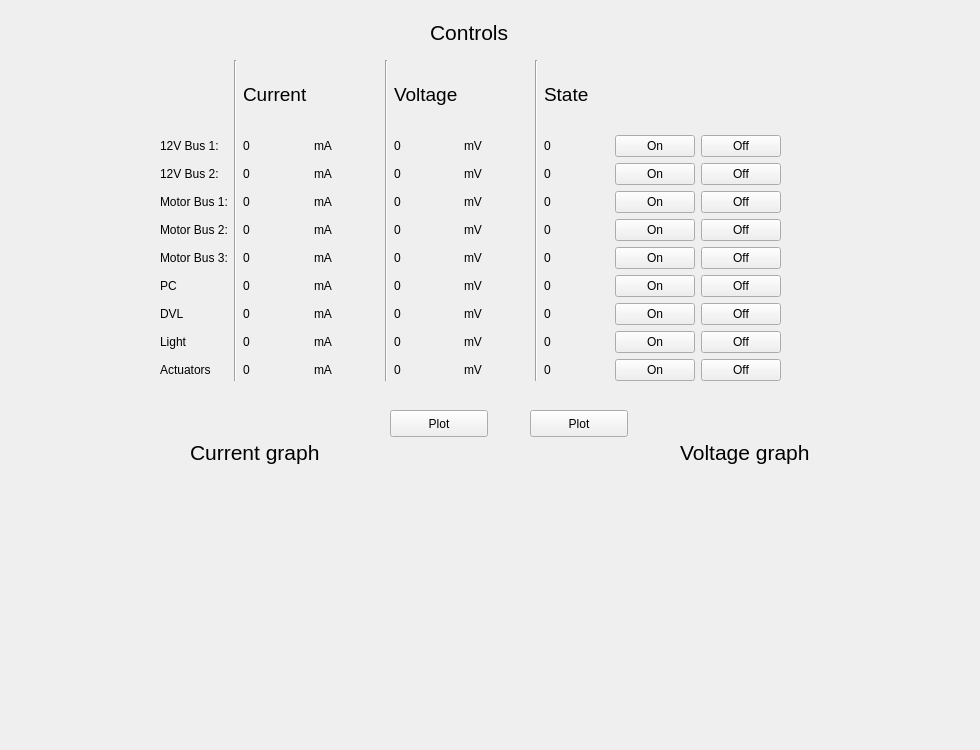
         <widget class="QWidget" name="power_supply">
          <attribute name="title">
           <string>Power Supply</string>
          </attribute>
          <widget class="QWidget" name="gridLayoutWidget_5">
           <property name="geometry">
            <rect>
             <x>160</x>
             <y>60</y>
             <width>621</width>
             <height>321</height>
            </rect>
           </property>
           <layout class="QGridLayout" name="gridLayout_2">
            <item row="8" column="2">
             <widget class="QLabel" name="label_Psu_Light_Cur">
              <property name="text">
               <string>0</string>
              </property>
             </widget>
            </item>
            <item row="9" column="10">
             <widget class="QPushButton" name="pushButton_psu_Off_Act">
              <property name="text">
               <string>Off</string>
              </property>
             </widget>
            </item>
            <item row="9" column="2">
             <widget class="QLabel" name="label_Psu_Act_Cur">
              <property name="text">
               <string>0</string>
              </property>
             </widget>
            </item>
            <item row="2" column="2">
             <widget class="QLabel" name="label_Psu_12V_Cur_2">
              <property name="text">
               <string>0</string>
              </property>
             </widget>
            </item>
            <item row="1" column="2">
             <widget class="QLabel" name="label_Psu_12V_Cur_1">
              <property name="text">
               <string>0</string>
              </property>
             </widget>
            </item>
            <item row="6" column="2">
             <widget class="QLabel" name="label_Psu_PC_Cur">
              <property name="text">
               <string>0</string>
              </property>
             </widget>
            </item>
            <item row="8" column="3">
             <widget class="QLabel" name="label_48">
              <property name="text">
               <string>mA</string>
              </property>
             </widget>
            </item>
            <item row="4" column="0">
             <widget class="QLabel" name="label_60">
              <property name="text">
               <string>Motor Bus 2:</string>
              </property>
             </widget>
            </item>
            <item row="3" column="2">
             <widget class="QLabel" name="label_Psu_Motor_Cur_1">
              <property name="text">
               <string>0</string>
              </property>
             </widget>
            </item>
            <item row="7" column="2">
             <widget class="QLabel" name="label_Psu_Dvl_Cur">
              <property name="text">
               <string>0</string>
              </property>
             </widget>
            </item>
            <item row="7" column="5">
             <widget class="QLabel" name="label_Psu_Dvl_Vol">
              <property name="text">
               <string>0</string>
              </property>
             </widget>
            </item>
            <item row="2" column="5">
             <widget class="QLabel" name="label_Psu_12V_Vol_2">
              <property name="text">
               <string>0</string>
              </property>
             </widget>
            </item>
            <item row="6" column="5">
             <widget class="QLabel" name="label_Psu_Pc_Vol">
              <property name="text">
               <string>0</string>
              </property>
             </widget>
            </item>
            <item row="6" column="0">
             <widget class="QLabel" name="label_39">
              <property name="text">
               <string>PC</string>
              </property>
             </widget>
            </item>
            <item row="1" column="9">
             <widget class="QPushButton" name="pushButton_psu_On_12V_1">
              <property name="text">
               <string>On</string>
              </property>
             </widget>
            </item>
            <item row="0" column="1" rowspan="10">
             <widget class="Line" name="line_10">
              <property name="orientation">
               <enum>Qt::Vertical</enum>
              </property>
             </widget>
            </item>
            <item row="3" column="0">
             <widget class="QLabel" name="label_38">
              <property name="text">
               <string>Motor Bus 1:</string>
              </property>
             </widget>
            </item>
            <item row="1" column="8">
             <widget class="QLabel" name="label_Psu_12V_State_1">
              <property name="text">
               <string>0</string>
              </property>
             </widget>
            </item>
            <item row="0" column="5">
             <widget class="QLabel" name="label_44">
              <property name="font">
               <font>
                <pointsize>14</pointsize>
               </font>
              </property>
              <property name="text">
               <string>Voltage</string>
              </property>
             </widget>
            </item>
            <item row="2" column="9">
             <widget class="QPushButton" name="pushButton_psu_On_12V_2">
              <property name="text">
               <string>On</string>
              </property>
             </widget>
            </item>
            <item row="7" column="9">
             <widget class="QPushButton" name="pushButton_psu_On_Dvl">
              <property name="text">
               <string>On</string>
              </property>
             </widget>
            </item>
            <item row="6" column="10">
             <widget class="QPushButton" name="pushButton_psu_Off_Pc">
              <property name="text">
               <string>Off</string>
              </property>
             </widget>
            </item>
            <item row="2" column="3">
             <widget class="QLabel" name="label_47">
              <property name="text">
               <string>mA</string>
              </property>
             </widget>
            </item>
            <item row="9" column="0">
             <widget class="QLabel" name="label_42">
              <property name="text">
               <string>Actuators</string>
              </property>
             </widget>
            </item>
            <item row="0" column="8">
             <widget class="QLabel" name="label_45">
              <property name="font">
               <font>
                <pointsize>14</pointsize>
               </font>
              </property>
              <property name="text">
               <string>State</string>
              </property>
             </widget>
            </item>
            <item row="7" column="0">
             <widget class="QLabel" name="label_40">
              <property name="text">
               <string>DVL</string>
              </property>
             </widget>
            </item>
            <item row="2" column="0">
             <widget class="QLabel" name="label_37">
              <property name="text">
               <string>12V Bus 2:</string>
              </property>
             </widget>
            </item>
            <item row="3" column="9">
             <widget class="QPushButton" name="pushButton_psu_On_Motor_1">
              <property name="text">
               <string>On</string>
              </property>
             </widget>
            </item>
            <item row="1" column="3">
             <widget class="QLabel" name="label_46">
              <property name="text">
               <string>mA</string>
              </property>
             </widget>
            </item>
            <item row="7" column="8">
             <widget class="QLabel" name="label_Psu_Dvl_State">
              <property name="text">
               <string>0</string>
              </property>
             </widget>
            </item>
            <item row="2" column="8">
             <widget class="QLabel" name="label_Psu_12V_State_2">
              <property name="text">
               <string>0</string>
              </property>
             </widget>
            </item>
            <item row="3" column="3">
             <widget class="QLabel" name="label_51">
              <property name="text">
               <string>mA</string>
              </property>
             </widget>
            </item>
            <item row="7" column="3">
             <widget class="QLabel" name="label_49">
              <property name="text">
               <string>mA</string>
              </property>
             </widget>
            </item>
            <item row="1" column="6">
             <widget class="QLabel" name="label_53">
              <property name="text">
               <string>mV</string>
              </property>
             </widget>
            </item>
            <item row="0" column="4" rowspan="10">
             <widget class="Line" name="line_11">
              <property name="orientation">
               <enum>Qt::Vertical</enum>
              </property>
             </widget>
            </item>
            <item row="0" column="2">
             <widget class="QLabel" name="label_43">
              <property name="font">
               <font>
                <pointsize>14</pointsize>
               </font>
              </property>
              <property name="text">
               <string>Current</string>
              </property>
             </widget>
            </item>
            <item row="8" column="8">
             <widget class="QLabel" name="label_Psu_Light_State">
              <property name="text">
               <string>0</string>
              </property>
             </widget>
            </item>
            <item row="1" column="5">
             <widget class="QLabel" name="label_Psu_12V_Vol_1">
              <property name="text">
               <string>0</string>
              </property>
             </widget>
            </item>
            <item row="7" column="6">
             <widget class="QLabel" name="label_55">
              <property name="text">
               <string>mV</string>
              </property>
             </widget>
            </item>
            <item row="2" column="6">
             <widget class="QLabel" name="label_59">
              <property name="text">
               <string>mV</string>
              </property>
             </widget>
            </item>
            <item row="6" column="6">
             <widget class="QLabel" name="label_58">
              <property name="text">
               <string>mV</string>
              </property>
             </widget>
            </item>
            <item row="8" column="0">
             <widget class="QLabel" name="label_41">
              <property name="text">
               <string>Light</string>
              </property>
             </widget>
            </item>
            <item row="3" column="8">
             <widget class="QLabel" name="label_Psu_Motor_State_1">
              <property name="text">
               <string>0</string>
              </property>
             </widget>
            </item>
            <item row="1" column="0">
             <widget class="QLabel" name="label_36">
              <property name="text">
               <string>12V Bus 1:</string>
              </property>
             </widget>
            </item>
            <item row="3" column="10">
             <widget class="QPushButton" name="pushButton_psu_Off_Motor_1">
              <property name="text">
               <string>Off</string>
              </property>
             </widget>
            </item>
            <item row="7" column="10">
             <widget class="QPushButton" name="pushButton_psu_Off_Dvl">
              <property name="text">
               <string>Off</string>
              </property>
             </widget>
            </item>
            <item row="9" column="8">
             <widget class="QLabel" name="label_Psu_Act_State">
              <property name="text">
               <string>0</string>
              </property>
             </widget>
            </item>
            <item row="3" column="5">
             <widget class="QLabel" name="label_Psu_Motor_Vol_1">
              <property name="text">
               <string>0</string>
              </property>
             </widget>
            </item>
            <item row="9" column="3">
             <widget class="QLabel" name="label_52">
              <property name="text">
               <string>mA</string>
              </property>
             </widget>
            </item>
            <item row="6" column="3">
             <widget class="QLabel" name="label_50">
              <property name="text">
               <string>mA</string>
              </property>
             </widget>
            </item>
            <item row="1" column="10">
             <widget class="QPushButton" name="pushButton_psu_Off_12V_1">
              <property name="text">
               <string>Off</string>
              </property>
             </widget>
            </item>
            <item row="6" column="8">
             <widget class="QLabel" name="label_Psu_Pc_State">
              <property name="text">
               <string>0</string>
              </property>
             </widget>
            </item>
            <item row="8" column="6">
             <widget class="QLabel" name="label_54">
              <property name="text">
               <string>mV</string>
              </property>
             </widget>
            </item>
            <item row="8" column="5">
             <widget class="QLabel" name="label_Psu_light_Vol">
              <property name="text">
               <string>0</string>
              </property>
             </widget>
            </item>
            <item row="8" column="9">
             <widget class="QPushButton" name="pushButton_psu_On_Light">
              <property name="text">
               <string>On</string>
              </property>
             </widget>
            </item>
            <item row="3" column="6">
             <widget class="QLabel" name="label_57">
              <property name="text">
               <string>mV</string>
              </property>
             </widget>
            </item>
            <item row="9" column="5">
             <widget class="QLabel" name="label_Psu_Act_Vol">
              <property name="text">
               <string>0</string>
              </property>
             </widget>
            </item>
            <item row="9" column="9">
             <widget class="QPushButton" name="pushButton_psu_On_Act">
              <property name="text">
               <string>On</string>
              </property>
             </widget>
            </item>
            <item row="8" column="10">
             <widget class="QPushButton" name="pushButton_psu_Off_Light">
              <property name="text">
               <string>Off</string>
              </property>
             </widget>
            </item>
            <item row="0" column="7" rowspan="10">
             <widget class="Line" name="line_12">
              <property name="orientation">
               <enum>Qt::Vertical</enum>
              </property>
             </widget>
            </item>
            <item row="9" column="6">
             <widget class="QLabel" name="label_56">
              <property name="text">
               <string>mV</string>
              </property>
             </widget>
            </item>
            <item row="6" column="9">
             <widget class="QPushButton" name="pushButton_psu_On_Pc">
              <property name="text">
               <string>On</string>
              </property>
             </widget>
            </item>
            <item row="2" column="10">
             <widget class="QPushButton" name="pushButton_psu_Off_12V_2">
              <property name="text">
               <string>Off</string>
              </property>
             </widget>
            </item>
            <item row="5" column="0">
             <widget class="QLabel" name="label_61">
              <property name="text">
               <string>Motor Bus 3:</string>
              </property>
             </widget>
            </item>
            <item row="4" column="3">
             <widget class="QLabel" name="label_64">
              <property name="text">
               <string>mA</string>
              </property>
             </widget>
            </item>
            <item row="5" column="3">
             <widget class="QLabel" name="label_63">
              <property name="text">
               <string>mA</string>
              </property>
             </widget>
            </item>
            <item row="4" column="6">
             <widget class="QLabel" name="label_65">
              <property name="text">
               <string>mV</string>
              </property>
             </widget>
            </item>
            <item row="5" column="6">
             <widget class="QLabel" name="label_62">
              <property name="text">
               <string>mV</string>
              </property>
             </widget>
            </item>
            <item row="4" column="9">
             <widget class="QPushButton" name="pushButton_psu_On_Motor_2">
              <property name="text">
               <string>On</string>
              </property>
             </widget>
            </item>
            <item row="5" column="9">
             <widget class="QPushButton" name="pushButton_psu_On_Motor_3">
              <property name="text">
               <string>On</string>
              </property>
             </widget>
            </item>
            <item row="4" column="10">
             <widget class="QPushButton" name="pushButton_psu_Off_Motor_2">
              <property name="text">
               <string>Off</string>
              </property>
             </widget>
            </item>
            <item row="5" column="10">
             <widget class="QPushButton" name="pushButton_psu_Off_Motor_3">
              <property name="text">
               <string>Off</string>
              </property>
             </widget>
            </item>
            <item row="4" column="2">
             <widget class="QLabel" name="label_Psu_Motor_Cur_2">
              <property name="text">
               <string>0</string>
              </property>
             </widget>
            </item>
            <item row="5" column="2">
             <widget class="QLabel" name="label_Psu_Motor_Cur_3">
              <property name="text">
               <string>0</string>
              </property>
             </widget>
            </item>
            <item row="4" column="5">
             <widget class="QLabel" name="label_Psu_Motor_Vol_2">
              <property name="text">
               <string>0</string>
              </property>
             </widget>
            </item>
            <item row="5" column="5">
             <widget class="QLabel" name="label_Psu_Motor_Vol_3">
              <property name="text">
               <string>0</string>
              </property>
             </widget>
            </item>
            <item row="4" column="8">
             <widget class="QLabel" name="label_Psu_Motor_State_2">
              <property name="text">
               <string>0</string>
              </property>
             </widget>
            </item>
            <item row="5" column="8">
             <widget class="QLabel" name="label_Psu_Motor_State_3">
              <property name="text">
               <string>0</string>
              </property>
             </widget>
            </item>
           </layout>
          </widget>
          <widget class="QwtPlot" name="qwtPlot_Psu_Current">
           <property name="geometry">
            <rect>
             <x>20</x>
             <y>470</y>
             <width>451</width>
             <height>271</height>
            </rect>
           </property>
          </widget>
          <widget class="QwtPlot" name="qwtPlot_Psu_Voltage">
           <property name="geometry">
            <rect>
             <x>520</x>
             <y>470</y>
             <width>451</width>
             <height>271</height>
            </rect>
           </property>
          </widget>
          <widget class="QLabel" name="label_67">
           <property name="geometry">
            <rect>
             <x>430</x>
             <y>20</y>
             <width>245</width>
             <height>25</height>
            </rect>
           </property>
           <property name="font">
            <font>
             <pointsize>16</pointsize>
            </font>
           </property>
           <property name="text">
            <string>Controls</string>
           </property>
          </widget>
          <widget class="QLabel" name="label_69">
           <property name="geometry">
            <rect>
             <x>190</x>
             <y>440</y>
             <width>245</width>
             <height>25</height>
            </rect>
           </property>
           <property name="font">
            <font>
             <pointsize>16</pointsize>
            </font>
           </property>
           <property name="text">
            <string>Current graph</string>
           </property>
          </widget>
          <widget class="QLabel" name="label_70">
           <property name="geometry">
            <rect>
             <x>680</x>
             <y>440</y>
             <width>245</width>
             <height>25</height>
            </rect>
           </property>
           <property name="font">
            <font>
             <pointsize>16</pointsize>
            </font>
           </property>
           <property name="text">
            <string>Voltage graph</string>
           </property>
          </widget>
          <widget class="QPushButton" name="pushButton_Plot_Current">
           <property name="geometry">
            <rect>
             <x>390</x>
             <y>410</y>
             <width>98</width>
             <height>27</height>
            </rect>
           </property>
           <property name="text">
            <string>Plot</string>
           </property>
          </widget>
          <widget class="QPushButton" name="pushButton_Plot_Voltage">
           <property name="geometry">
            <rect>
             <x>530</x>
             <y>410</y>
             <width>98</width>
             <height>27</height>
            </rect>
           </property>
           <property name="text">
            <string>Plot</string>
           </property>
          </widget>
         </widget>
